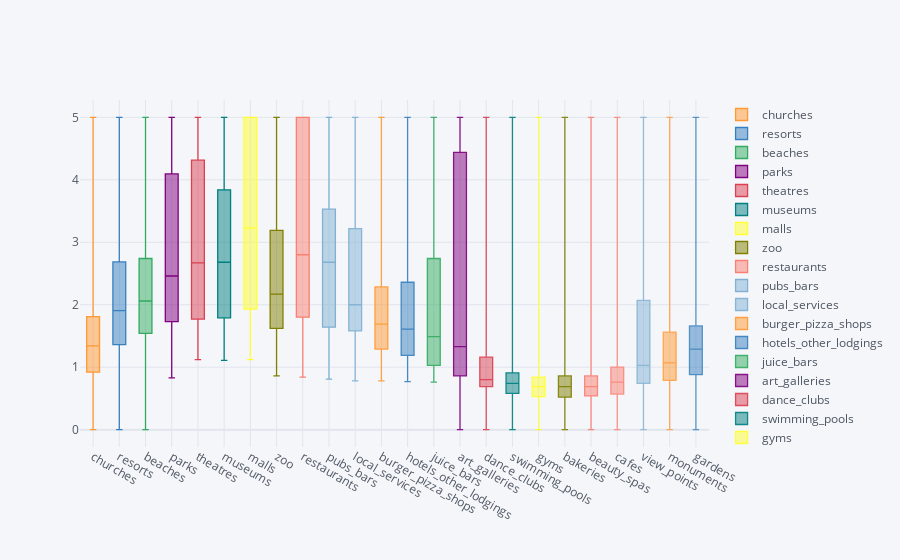

Here is the notebook cell this chart was saved with:
### Code cell
df[New_cols].iplot(kind='box')

### Figure 1 — Plotly figure (JSON) as saved in the notebook; plotly's stock layout.template omitted (floating-point values rounded to 4 significant figures; data arrays with more than 128 entries replaced by an {"elided": "..."} marker saying what was removed)
{"data": [{"boxpoints": false, "line": {"width": 1.3}, "marker": {"color": "rgba(255, 153, 51, 1.0)"}, "name": "churches", "orientation": "v", "type": "box", "y": {"elided": "5456 float values"}}, {"boxpoints": false, "line": {"width": 1.3}, "marker": {"color": "rgba(55, 128, 191, 1.0)"}, "name": "resorts", "orientation": "v", "type": "box", "y": {"elided": "5456 float values"}}, {"boxpoints": false, "line": {"width": 1.3}, "marker": {"color": "rgba(50, 171, 96, 1.0)"}, "name": "beaches", "orientation": "v", "type": "box", "y": {"elided": "5456 float values"}}, {"boxpoints": false, "line": {"width": 1.3}, "marker": {"color": "rgba(128, 0, 128, 1.0)"}, "name": "parks", "orientation": "v", "type": "box", "y": {"elided": "5456 float values"}}, {"boxpoints": false, "line": {"width": 1.3}, "marker": {"color": "rgba(219, 64, 82, 1.0)"}, "name": "theatres", "orientation": "v", "type": "box", "y": {"elided": "5456 float values"}}, {"boxpoints": false, "line": {"width": 1.3}, "marker": {"color": "rgba(0, 128, 128, 1.0)"}, "name": "museums", "orientation": "v", "type": "box", "y": {"elided": "5456 float values"}}, {"boxpoints": false, "line": {"width": 1.3}, "marker": {"color": "rgba(255, 255, 51, 1.0)"}, "name": "malls", "orientation": "v", "type": "box", "y": {"elided": "5456 float values"}}, {"boxpoints": false, "line": {"width": 1.3}, "marker": {"color": "rgba(128, 128, 0, 1.0)"}, "name": "zoo", "orientation": "v", "type": "box", "y": {"elided": "5456 float values"}}, {"boxpoints": false, "line": {"width": 1.3}, "marker": {"color": "rgba(251, 128, 114, 1.0)"}, "name": "restaurants", "orientation": "v", "type": "box", "y": {"elided": "5456 float values"}}, {"boxpoints": false, "line": {"width": 1.3}, "marker": {"color": "rgba(128, 177, 211, 1.0)"}, "name": "pubs_bars", "orientation": "v", "type": "box", "y": {"elided": "5456 float values"}}, {"boxpoints": false, "line": {"width": 1.3}, "marker": {"color": "rgba(128, 177, 211, 0.8999999999999999)"}, "name": "local_services", "orientation": "v", "type": "box", "y": {"elided": "5456 float values"}}, {"boxpoints": false, "line": {"width": 1.3}, "marker": {"color": "rgba(255, 153, 51, 0.8999999999999999)"}, "name": "burger_pizza_shops", "orientation": "v", "type": "box", "y": {"elided": "5456 float values"}}, {"boxpoints": false, "line": {"width": 1.3}, "marker": {"color": "rgba(55, 128, 191, 0.8999999999999999)"}, "name": "hotels_other_lodgings", "orientation": "v", "type": "box", "y": {"elided": "5456 float values"}}, {"boxpoints": false, "line": {"width": 1.3}, "marker": {"color": "rgba(50, 171, 96, 0.8999999999999999)"}, "name": "juice_bars", "orientation": "v", "type": "box", "y": {"elided": "5456 float values"}}, {"boxpoints": false, "line": {"width": 1.3}, "marker": {"color": "rgba(128, 0, 128, 0.8999999999999999)"}, "name": "art_galleries", "orientation": "v", "type": "box", "y": {"elided": "5456 float values"}}, {"boxpoints": false, "line": {"width": 1.3}, "marker": {"color": "rgba(219, 64, 82, 0.8999999999999999)"}, "name": "dance_clubs", "orientation": "v", "type": "box", "y": {"elided": "5456 float values"}}, {"boxpoints": false, "line": {"width": 1.3}, "marker": {"color": "rgba(0, 128, 128, 0.8999999999999999)"}, "name": "swimming_pools", "orientation": "v", "type": "box", "y": {"elided": "5456 float values"}}, {"boxpoints": false, "line": {"width": 1.3}, "marker": {"color": "rgba(255, 255, 51, 0.8999999999999999)"}, "name": "gyms", "orientation": "v", "type": "box", "y": {"elided": "5456 float values"}}, {"boxpoints": false, "line": {"width": 1.3}, "marker": {"color": "rgba(128, 128, 0, 0.8999999999999999)"}, "name": "bakeries", "orientation": "v", "type": "box", "y": {"elided": "5456 float values"}}, {"boxpoints": false, "line": {"width": 1.3}, "marker": {"color": "rgba(251, 128, 114, 0.8999999999999999)"}, "name": "beauty_spas", "orientation": "v", "type": "box", "y": {"elided": "5456 float values"}}, {"boxpoints": false, "line": {"width": 1.3}, "marker": {"color": "rgba(251, 128, 114, 0.7999999999999998)"}, "name": "cafes", "orientation": "v", "type": "box", "y": {"elided": "5456 float values"}}, {"boxpoints": false, "line": {"width": 1.3}, "marker": {"color": "rgba(128, 177, 211, 0.7999999999999998)"}, "name": "view_points", "orientation": "v", "type": "box", "y": {"elided": "5456 float values"}}, {"boxpoints": false, "line": {"width": 1.3}, "marker": {"color": "rgba(255, 153, 51, 0.7999999999999998)"}, "name": "monuments", "orientation": "v", "type": "box", "y": {"elided": "5456 float values"}}, {"boxpoints": false, "line": {"width": 1.3}, "marker": {"color": "rgba(55, 128, 191, 0.7999999999999998)"}, "name": "gardens", "orientation": "v", "type": "box", "y": {"elided": "5456 float values"}}], "layout": {"legend": {"bgcolor": "#F5F6F9", "font": {"color": "#4D5663"}}, "paper_bgcolor": "#F5F6F9", "plot_bgcolor": "#F5F6F9", "title": {"font": {"color": "#4D5663"}}, "xaxis": {"gridcolor": "#E1E5ED", "showgrid": true, "tickfont": {"color": "#4D5663"}, "title": {"font": {"color": "#4D5663"}, "text": ""}, "zerolinecolor": "#E1E5ED"}, "yaxis": {"gridcolor": "#E1E5ED", "showgrid": true, "tickfont": {"color": "#4D5663"}, "title": {"font": {"color": "#4D5663"}, "text": ""}, "zerolinecolor": "#E1E5ED"}}}
